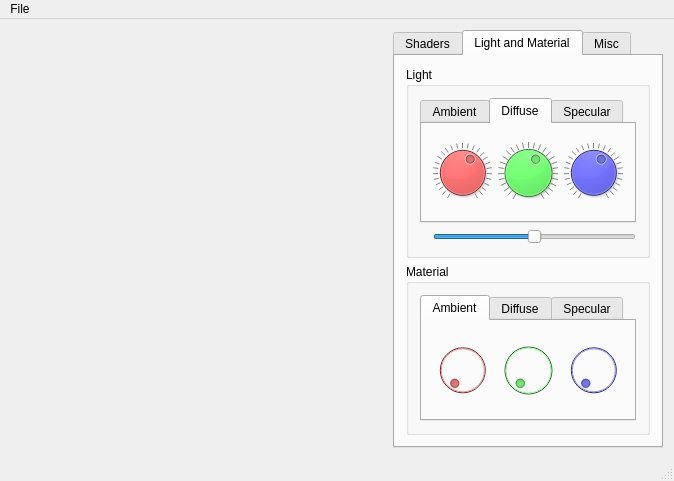
<?xml version="1.0" encoding="UTF-8"?>
<ui version="4.0">
 <class>MainWindow</class>
 <widget class="QMainWindow" name="MainWindow">
  <property name="geometry">
   <rect>
    <x>0</x>
    <y>0</y>
    <width>674</width>
    <height>481</height>
   </rect>
  </property>
  <property name="sizePolicy">
   <sizepolicy hsizetype="Preferred" vsizetype="Preferred">
    <horstretch>0</horstretch>
    <verstretch>0</verstretch>
   </sizepolicy>
  </property>
  <property name="windowTitle">
   <string>My Qt+OpenGL Project</string>
  </property>
  <widget class="QWidget" name="centralWidget">
   <property name="sizePolicy">
    <sizepolicy hsizetype="Expanding" vsizetype="Expanding">
     <horstretch>0</horstretch>
     <verstretch>0</verstretch>
    </sizepolicy>
   </property>
   <layout class="QHBoxLayout" name="horizontalLayout">
    <item>
     <widget class="GLWidget" name="widget" native="true">
      <property name="sizePolicy">
       <sizepolicy hsizetype="Expanding" vsizetype="Preferred">
        <horstretch>0</horstretch>
        <verstretch>0</verstretch>
       </sizepolicy>
      </property>
      <property name="focusPolicy">
       <enum>Qt::StrongFocus</enum>
      </property>
     </widget>
    </item>
    <item>
     <widget class="QTabWidget" name="tabWidget">
      <property name="maximumSize">
       <size>
        <width>270</width>
        <height>16777215</height>
       </size>
      </property>
      <property name="focusPolicy">
       <enum>Qt::TabFocus</enum>
      </property>
      <property name="currentIndex">
       <number>1</number>
      </property>
      <widget class="QWidget" name="tab">
       <attribute name="title">
        <string>Shaders</string>
       </attribute>
       <layout class="QVBoxLayout" name="verticalLayout_2">
        <item>
         <widget class="QComboBox" name="comboBox">
          <property name="focusPolicy">
           <enum>Qt::NoFocus</enum>
          </property>
          <item>
           <property name="text">
            <string>Gouraud</string>
           </property>
          </item>
          <item>
           <property name="text">
            <string>Phong</string>
           </property>
          </item>
          <item>
           <property name="text">
            <string>Phong + Texture</string>
           </property>
          </item>
          <item>
           <property name="text">
            <string>Phong + Normal Mapping</string>
           </property>
          </item>
         </widget>
        </item>
       </layout>
      </widget>
      <widget class="QWidget" name="tab_2">
       <attribute name="title">
        <string>Light and Material</string>
       </attribute>
       <layout class="QVBoxLayout" name="verticalLayout_3">
        <item>
         <widget class="QGroupBox" name="groupBox">
          <property name="title">
           <string>Light</string>
          </property>
          <layout class="QVBoxLayout" name="verticalLayout_4">
           <item>
            <widget class="QTabWidget" name="tabWidget_2">
             <property name="currentIndex">
              <number>1</number>
             </property>
             <widget class="QWidget" name="tab_8">
              <attribute name="title">
               <string>Ambient</string>
              </attribute>
              <layout class="QHBoxLayout" name="horizontalLayout_4">
               <item>
                <widget class="QDial" name="dial">
                 <property name="enabled">
                  <bool>false</bool>
                 </property>
                 <property name="palette">
                  <palette>
                   <active>
                    <colorrole role="Button">
                     <brush brushstyle="SolidPattern">
                      <color alpha="255">
                       <red>255</red>
                       <green>0</green>
                       <blue>0</blue>
                      </color>
                     </brush>
                    </colorrole>
                   </active>
                   <inactive>
                    <colorrole role="Button">
                     <brush brushstyle="SolidPattern">
                      <color alpha="255">
                       <red>255</red>
                       <green>0</green>
                       <blue>0</blue>
                      </color>
                     </brush>
                    </colorrole>
                   </inactive>
                   <disabled>
                    <colorrole role="Button">
                     <brush brushstyle="SolidPattern">
                      <color alpha="255">
                       <red>255</red>
                       <green>0</green>
                       <blue>0</blue>
                      </color>
                     </brush>
                    </colorrole>
                   </disabled>
                  </palette>
                 </property>
                 <property name="toolTip">
                  <string>To implement...</string>
                 </property>
                 <property name="autoFillBackground">
                  <bool>false</bool>
                 </property>
                 <property name="styleSheet">
                  <string notr="true"/>
                 </property>
                 <property name="maximum">
                  <number>255</number>
                 </property>
                </widget>
               </item>
               <item>
                <widget class="QDial" name="dial_2">
                 <property name="enabled">
                  <bool>false</bool>
                 </property>
                 <property name="palette">
                  <palette>
                   <active>
                    <colorrole role="Button">
                     <brush brushstyle="SolidPattern">
                      <color alpha="255">
                       <red>0</red>
                       <green>255</green>
                       <blue>0</blue>
                      </color>
                     </brush>
                    </colorrole>
                   </active>
                   <inactive>
                    <colorrole role="Button">
                     <brush brushstyle="SolidPattern">
                      <color alpha="255">
                       <red>0</red>
                       <green>255</green>
                       <blue>0</blue>
                      </color>
                     </brush>
                    </colorrole>
                   </inactive>
                   <disabled>
                    <colorrole role="Button">
                     <brush brushstyle="SolidPattern">
                      <color alpha="255">
                       <red>0</red>
                       <green>255</green>
                       <blue>0</blue>
                      </color>
                     </brush>
                    </colorrole>
                   </disabled>
                  </palette>
                 </property>
                 <property name="toolTip">
                  <string>To implement...</string>
                 </property>
                 <property name="maximum">
                  <number>255</number>
                 </property>
                </widget>
               </item>
               <item>
                <widget class="QDial" name="dial_3">
                 <property name="enabled">
                  <bool>false</bool>
                 </property>
                 <property name="palette">
                  <palette>
                   <active>
                    <colorrole role="Button">
                     <brush brushstyle="SolidPattern">
                      <color alpha="255">
                       <red>0</red>
                       <green>0</green>
                       <blue>255</blue>
                      </color>
                     </brush>
                    </colorrole>
                   </active>
                   <inactive>
                    <colorrole role="Button">
                     <brush brushstyle="SolidPattern">
                      <color alpha="255">
                       <red>0</red>
                       <green>0</green>
                       <blue>255</blue>
                      </color>
                     </brush>
                    </colorrole>
                   </inactive>
                   <disabled>
                    <colorrole role="Button">
                     <brush brushstyle="SolidPattern">
                      <color alpha="255">
                       <red>0</red>
                       <green>0</green>
                       <blue>255</blue>
                      </color>
                     </brush>
                    </colorrole>
                   </disabled>
                  </palette>
                 </property>
                 <property name="toolTip">
                  <string>To implement...</string>
                 </property>
                 <property name="maximum">
                  <number>255</number>
                 </property>
                </widget>
               </item>
              </layout>
             </widget>
             <widget class="QWidget" name="tab_4">
              <attribute name="title">
               <string>Diffuse</string>
              </attribute>
              <layout class="QHBoxLayout" name="horizontalLayout_6">
               <item>
                <widget class="QDial" name="dial_8">
                 <property name="palette">
                  <palette>
                   <active>
                    <colorrole role="Button">
                     <brush brushstyle="SolidPattern">
                      <color alpha="255">
                       <red>255</red>
                       <green>0</green>
                       <blue>0</blue>
                      </color>
                     </brush>
                    </colorrole>
                   </active>
                   <inactive>
                    <colorrole role="Button">
                     <brush brushstyle="SolidPattern">
                      <color alpha="255">
                       <red>255</red>
                       <green>0</green>
                       <blue>0</blue>
                      </color>
                     </brush>
                    </colorrole>
                   </inactive>
                   <disabled>
                    <colorrole role="Button">
                     <brush brushstyle="SolidPattern">
                      <color alpha="255">
                       <red>255</red>
                       <green>0</green>
                       <blue>0</blue>
                      </color>
                     </brush>
                    </colorrole>
                   </disabled>
                  </palette>
                 </property>
                 <property name="layoutDirection">
                  <enum>Qt::LeftToRight</enum>
                 </property>
                 <property name="autoFillBackground">
                  <bool>false</bool>
                 </property>
                 <property name="styleSheet">
                  <string notr="true"/>
                 </property>
                 <property name="maximum">
                  <number>255</number>
                 </property>
                 <property name="value">
                  <number>153</number>
                 </property>
                 <property name="wrapping">
                  <bool>false</bool>
                 </property>
                 <property name="notchTarget">
                  <double>10.000000000000000</double>
                 </property>
                 <property name="notchesVisible">
                  <bool>true</bool>
                 </property>
                </widget>
               </item>
               <item>
                <widget class="QDial" name="dial_9">
                 <property name="palette">
                  <palette>
                   <active>
                    <colorrole role="Button">
                     <brush brushstyle="SolidPattern">
                      <color alpha="255">
                       <red>0</red>
                       <green>255</green>
                       <blue>0</blue>
                      </color>
                     </brush>
                    </colorrole>
                   </active>
                   <inactive>
                    <colorrole role="Button">
                     <brush brushstyle="SolidPattern">
                      <color alpha="255">
                       <red>0</red>
                       <green>255</green>
                       <blue>0</blue>
                      </color>
                     </brush>
                    </colorrole>
                   </inactive>
                   <disabled>
                    <colorrole role="Button">
                     <brush brushstyle="SolidPattern">
                      <color alpha="255">
                       <red>0</red>
                       <green>255</green>
                       <blue>0</blue>
                      </color>
                     </brush>
                    </colorrole>
                   </disabled>
                  </palette>
                 </property>
                 <property name="maximum">
                  <number>255</number>
                 </property>
                 <property name="value">
                  <number>153</number>
                 </property>
                 <property name="notchTarget">
                  <double>10.000000000000000</double>
                 </property>
                 <property name="notchesVisible">
                  <bool>true</bool>
                 </property>
                </widget>
               </item>
               <item>
                <widget class="QDial" name="dial_7">
                 <property name="palette">
                  <palette>
                   <active>
                    <colorrole role="Button">
                     <brush brushstyle="SolidPattern">
                      <color alpha="255">
                       <red>0</red>
                       <green>0</green>
                       <blue>255</blue>
                      </color>
                     </brush>
                    </colorrole>
                   </active>
                   <inactive>
                    <colorrole role="Button">
                     <brush brushstyle="SolidPattern">
                      <color alpha="255">
                       <red>0</red>
                       <green>0</green>
                       <blue>255</blue>
                      </color>
                     </brush>
                    </colorrole>
                   </inactive>
                   <disabled>
                    <colorrole role="Button">
                     <brush brushstyle="SolidPattern">
                      <color alpha="255">
                       <red>0</red>
                       <green>0</green>
                       <blue>255</blue>
                      </color>
                     </brush>
                    </colorrole>
                   </disabled>
                  </palette>
                 </property>
                 <property name="maximum">
                  <number>255</number>
                 </property>
                 <property name="value">
                  <number>153</number>
                 </property>
                 <property name="notchTarget">
                  <double>10.000000000000000</double>
                 </property>
                 <property name="notchesVisible">
                  <bool>true</bool>
                 </property>
                </widget>
               </item>
              </layout>
             </widget>
             <widget class="QWidget" name="tab_5">
              <attribute name="title">
               <string>Specular</string>
              </attribute>
              <layout class="QHBoxLayout" name="horizontalLayout_7">
               <item>
                <widget class="QDial" name="dial_11">
                 <property name="enabled">
                  <bool>false</bool>
                 </property>
                 <property name="palette">
                  <palette>
                   <active>
                    <colorrole role="Button">
                     <brush brushstyle="SolidPattern">
                      <color alpha="255">
                       <red>255</red>
                       <green>0</green>
                       <blue>0</blue>
                      </color>
                     </brush>
                    </colorrole>
                   </active>
                   <inactive>
                    <colorrole role="Button">
                     <brush brushstyle="SolidPattern">
                      <color alpha="255">
                       <red>255</red>
                       <green>0</green>
                       <blue>0</blue>
                      </color>
                     </brush>
                    </colorrole>
                   </inactive>
                   <disabled>
                    <colorrole role="Button">
                     <brush brushstyle="SolidPattern">
                      <color alpha="255">
                       <red>255</red>
                       <green>0</green>
                       <blue>0</blue>
                      </color>
                     </brush>
                    </colorrole>
                   </disabled>
                  </palette>
                 </property>
                 <property name="toolTip">
                  <string>To implement...</string>
                 </property>
                 <property name="autoFillBackground">
                  <bool>false</bool>
                 </property>
                 <property name="styleSheet">
                  <string notr="true"/>
                 </property>
                 <property name="maximum">
                  <number>255</number>
                 </property>
                </widget>
               </item>
               <item>
                <widget class="QDial" name="dial_12">
                 <property name="enabled">
                  <bool>false</bool>
                 </property>
                 <property name="palette">
                  <palette>
                   <active>
                    <colorrole role="Button">
                     <brush brushstyle="SolidPattern">
                      <color alpha="255">
                       <red>0</red>
                       <green>255</green>
                       <blue>0</blue>
                      </color>
                     </brush>
                    </colorrole>
                   </active>
                   <inactive>
                    <colorrole role="Button">
                     <brush brushstyle="SolidPattern">
                      <color alpha="255">
                       <red>0</red>
                       <green>255</green>
                       <blue>0</blue>
                      </color>
                     </brush>
                    </colorrole>
                   </inactive>
                   <disabled>
                    <colorrole role="Button">
                     <brush brushstyle="SolidPattern">
                      <color alpha="255">
                       <red>0</red>
                       <green>255</green>
                       <blue>0</blue>
                      </color>
                     </brush>
                    </colorrole>
                   </disabled>
                  </palette>
                 </property>
                 <property name="toolTip">
                  <string>To implement...</string>
                 </property>
                 <property name="maximum">
                  <number>255</number>
                 </property>
                </widget>
               </item>
               <item>
                <widget class="QDial" name="dial_10">
                 <property name="enabled">
                  <bool>false</bool>
                 </property>
                 <property name="palette">
                  <palette>
                   <active>
                    <colorrole role="Button">
                     <brush brushstyle="SolidPattern">
                      <color alpha="255">
                       <red>0</red>
                       <green>0</green>
                       <blue>255</blue>
                      </color>
                     </brush>
                    </colorrole>
                   </active>
                   <inactive>
                    <colorrole role="Button">
                     <brush brushstyle="SolidPattern">
                      <color alpha="255">
                       <red>0</red>
                       <green>0</green>
                       <blue>255</blue>
                      </color>
                     </brush>
                    </colorrole>
                   </inactive>
                   <disabled>
                    <colorrole role="Button">
                     <brush brushstyle="SolidPattern">
                      <color alpha="255">
                       <red>0</red>
                       <green>0</green>
                       <blue>255</blue>
                      </color>
                     </brush>
                    </colorrole>
                   </disabled>
                  </palette>
                 </property>
                 <property name="toolTip">
                  <string>To implement...</string>
                 </property>
                 <property name="maximum">
                  <number>255</number>
                 </property>
                </widget>
               </item>
              </layout>
             </widget>
            </widget>
           </item>
           <item>
            <widget class="QWidget" name="widget_2" native="true">
             <layout class="QHBoxLayout" name="horizontalLayout_2">
              <property name="margin">
               <number>0</number>
              </property>
              <item>
               <widget class="QLabel" name="label">
                <property name="text">
                 <string/>
                </property>
                <property name="pixmap">
                 <pixmap resource="resources.qrc">:/icons/sun.png</pixmap>
                </property>
               </widget>
              </item>
              <item>
               <widget class="QSlider" name="horizontalSlider">
                <property name="minimum">
                 <number>0</number>
                </property>
                <property name="maximum">
                 <number>1000</number>
                </property>
                <property name="sliderPosition">
                 <number>500</number>
                </property>
                <property name="tracking">
                 <bool>true</bool>
                </property>
                <property name="orientation">
                 <enum>Qt::Horizontal</enum>
                </property>
               </widget>
              </item>
             </layout>
            </widget>
           </item>
          </layout>
         </widget>
        </item>
        <item>
         <widget class="QGroupBox" name="groupBox_2">
          <property name="title">
           <string>Material</string>
          </property>
          <layout class="QHBoxLayout" name="horizontalLayout_3">
           <item>
            <widget class="QTabWidget" name="tabWidget_3">
             <property name="currentIndex">
              <number>0</number>
             </property>
             <widget class="QWidget" name="tab_6">
              <attribute name="title">
               <string>Ambient</string>
              </attribute>
              <layout class="QHBoxLayout" name="horizontalLayout_5">
               <item>
                <widget class="QDial" name="dial_5">
                 <property name="enabled">
                  <bool>false</bool>
                 </property>
                 <property name="palette">
                  <palette>
                   <active>
                    <colorrole role="Button">
                     <brush brushstyle="SolidPattern">
                      <color alpha="255">
                       <red>255</red>
                       <green>0</green>
                       <blue>0</blue>
                      </color>
                     </brush>
                    </colorrole>
                   </active>
                   <inactive>
                    <colorrole role="Button">
                     <brush brushstyle="SolidPattern">
                      <color alpha="255">
                       <red>255</red>
                       <green>0</green>
                       <blue>0</blue>
                      </color>
                     </brush>
                    </colorrole>
                   </inactive>
                   <disabled>
                    <colorrole role="Button">
                     <brush brushstyle="SolidPattern">
                      <color alpha="255">
                       <red>255</red>
                       <green>0</green>
                       <blue>0</blue>
                      </color>
                     </brush>
                    </colorrole>
                   </disabled>
                  </palette>
                 </property>
                 <property name="toolTip">
                  <string>To implement...</string>
                 </property>
                 <property name="autoFillBackground">
                  <bool>false</bool>
                 </property>
                 <property name="styleSheet">
                  <string notr="true"/>
                 </property>
                 <property name="maximum">
                  <number>255</number>
                 </property>
                </widget>
               </item>
               <item>
                <widget class="QDial" name="dial_6">
                 <property name="enabled">
                  <bool>false</bool>
                 </property>
                 <property name="palette">
                  <palette>
                   <active>
                    <colorrole role="Button">
                     <brush brushstyle="SolidPattern">
                      <color alpha="255">
                       <red>0</red>
                       <green>255</green>
                       <blue>0</blue>
                      </color>
                     </brush>
                    </colorrole>
                   </active>
                   <inactive>
                    <colorrole role="Button">
                     <brush brushstyle="SolidPattern">
                      <color alpha="255">
                       <red>0</red>
                       <green>255</green>
                       <blue>0</blue>
                      </color>
                     </brush>
                    </colorrole>
                   </inactive>
                   <disabled>
                    <colorrole role="Button">
                     <brush brushstyle="SolidPattern">
                      <color alpha="255">
                       <red>0</red>
                       <green>255</green>
                       <blue>0</blue>
                      </color>
                     </brush>
                    </colorrole>
                   </disabled>
                  </palette>
                 </property>
                 <property name="toolTip">
                  <string>To implement...</string>
                 </property>
                 <property name="maximum">
                  <number>255</number>
                 </property>
                </widget>
               </item>
               <item>
                <widget class="QDial" name="dial_4">
                 <property name="enabled">
                  <bool>false</bool>
                 </property>
                 <property name="palette">
                  <palette>
                   <active>
                    <colorrole role="Button">
                     <brush brushstyle="SolidPattern">
                      <color alpha="255">
                       <red>0</red>
                       <green>0</green>
                       <blue>255</blue>
                      </color>
                     </brush>
                    </colorrole>
                   </active>
                   <inactive>
                    <colorrole role="Button">
                     <brush brushstyle="SolidPattern">
                      <color alpha="255">
                       <red>0</red>
                       <green>0</green>
                       <blue>255</blue>
                      </color>
                     </brush>
                    </colorrole>
                   </inactive>
                   <disabled>
                    <colorrole role="Button">
                     <brush brushstyle="SolidPattern">
                      <color alpha="255">
                       <red>0</red>
                       <green>0</green>
                       <blue>255</blue>
                      </color>
                     </brush>
                    </colorrole>
                   </disabled>
                  </palette>
                 </property>
                 <property name="toolTip">
                  <string>To implement...</string>
                 </property>
                 <property name="maximum">
                  <number>255</number>
                 </property>
                </widget>
               </item>
              </layout>
             </widget>
             <widget class="QWidget" name="tab_7">
              <attribute name="title">
               <string>Diffuse</string>
              </attribute>
              <layout class="QHBoxLayout" name="horizontalLayout_8">
               <item>
                <widget class="QDial" name="dial_14">
                 <property name="enabled">
                  <bool>false</bool>
                 </property>
                 <property name="palette">
                  <palette>
                   <active>
                    <colorrole role="Button">
                     <brush brushstyle="SolidPattern">
                      <color alpha="255">
                       <red>255</red>
                       <green>0</green>
                       <blue>0</blue>
                      </color>
                     </brush>
                    </colorrole>
                   </active>
                   <inactive>
                    <colorrole role="Button">
                     <brush brushstyle="SolidPattern">
                      <color alpha="255">
                       <red>255</red>
                       <green>0</green>
                       <blue>0</blue>
                      </color>
                     </brush>
                    </colorrole>
                   </inactive>
                   <disabled>
                    <colorrole role="Button">
                     <brush brushstyle="SolidPattern">
                      <color alpha="255">
                       <red>255</red>
                       <green>0</green>
                       <blue>0</blue>
                      </color>
                     </brush>
                    </colorrole>
                   </disabled>
                  </palette>
                 </property>
                 <property name="toolTip">
                  <string>To implement...</string>
                 </property>
                 <property name="autoFillBackground">
                  <bool>false</bool>
                 </property>
                 <property name="styleSheet">
                  <string notr="true"/>
                 </property>
                 <property name="maximum">
                  <number>255</number>
                 </property>
                </widget>
               </item>
               <item>
                <widget class="QDial" name="dial_15">
                 <property name="enabled">
                  <bool>false</bool>
                 </property>
                 <property name="palette">
                  <palette>
                   <active>
                    <colorrole role="Button">
                     <brush brushstyle="SolidPattern">
                      <color alpha="255">
                       <red>0</red>
                       <green>255</green>
                       <blue>0</blue>
                      </color>
                     </brush>
                    </colorrole>
                   </active>
                   <inactive>
                    <colorrole role="Button">
                     <brush brushstyle="SolidPattern">
                      <color alpha="255">
                       <red>0</red>
                       <green>255</green>
                       <blue>0</blue>
                      </color>
                     </brush>
                    </colorrole>
                   </inactive>
                   <disabled>
                    <colorrole role="Button">
                     <brush brushstyle="SolidPattern">
                      <color alpha="255">
                       <red>0</red>
                       <green>255</green>
                       <blue>0</blue>
                      </color>
                     </brush>
                    </colorrole>
                   </disabled>
                  </palette>
                 </property>
                 <property name="toolTip">
                  <string>To implement...</string>
                 </property>
                 <property name="maximum">
                  <number>255</number>
                 </property>
                </widget>
               </item>
               <item>
                <widget class="QDial" name="dial_13">
                 <property name="enabled">
                  <bool>false</bool>
                 </property>
                 <property name="palette">
                  <palette>
                   <active>
                    <colorrole role="Button">
                     <brush brushstyle="SolidPattern">
                      <color alpha="255">
                       <red>0</red>
                       <green>0</green>
                       <blue>255</blue>
                      </color>
                     </brush>
                    </colorrole>
                   </active>
                   <inactive>
                    <colorrole role="Button">
                     <brush brushstyle="SolidPattern">
                      <color alpha="255">
                       <red>0</red>
                       <green>0</green>
                       <blue>255</blue>
                      </color>
                     </brush>
                    </colorrole>
                   </inactive>
                   <disabled>
                    <colorrole role="Button">
                     <brush brushstyle="SolidPattern">
                      <color alpha="255">
                       <red>0</red>
                       <green>0</green>
                       <blue>255</blue>
                      </color>
                     </brush>
                    </colorrole>
                   </disabled>
                  </palette>
                 </property>
                 <property name="toolTip">
                  <string>To implement...</string>
                 </property>
                 <property name="maximum">
                  <number>255</number>
                 </property>
                </widget>
               </item>
              </layout>
             </widget>
             <widget class="QWidget" name="tab_9">
              <attribute name="title">
               <string>Specular</string>
              </attribute>
              <layout class="QHBoxLayout" name="horizontalLayout_9">
               <item>
                <widget class="QDial" name="dial_17">
                 <property name="enabled">
                  <bool>false</bool>
                 </property>
                 <property name="palette">
                  <palette>
                   <active>
                    <colorrole role="Button">
                     <brush brushstyle="SolidPattern">
                      <color alpha="255">
                       <red>255</red>
                       <green>0</green>
                       <blue>0</blue>
                      </color>
                     </brush>
                    </colorrole>
                   </active>
                   <inactive>
                    <colorrole role="Button">
                     <brush brushstyle="SolidPattern">
                      <color alpha="255">
                       <red>255</red>
                       <green>0</green>
                       <blue>0</blue>
                      </color>
                     </brush>
                    </colorrole>
                   </inactive>
                   <disabled>
                    <colorrole role="Button">
                     <brush brushstyle="SolidPattern">
                      <color alpha="255">
                       <red>255</red>
                       <green>0</green>
                       <blue>0</blue>
                      </color>
                     </brush>
                    </colorrole>
                   </disabled>
                  </palette>
                 </property>
                 <property name="toolTip">
                  <string>To implement...</string>
                 </property>
                 <property name="autoFillBackground">
                  <bool>false</bool>
                 </property>
                 <property name="styleSheet">
                  <string notr="true"/>
                 </property>
                 <property name="maximum">
                  <number>255</number>
                 </property>
                </widget>
               </item>
               <item>
                <widget class="QDial" name="dial_18">
                 <property name="enabled">
                  <bool>false</bool>
                 </property>
                 <property name="palette">
                  <palette>
                   <active>
                    <colorrole role="Button">
                     <brush brushstyle="SolidPattern">
                      <color alpha="255">
                       <red>0</red>
                       <green>255</green>
                       <blue>0</blue>
                      </color>
                     </brush>
                    </colorrole>
                   </active>
                   <inactive>
                    <colorrole role="Button">
                     <brush brushstyle="SolidPattern">
                      <color alpha="255">
                       <red>0</red>
                       <green>255</green>
                       <blue>0</blue>
                      </color>
                     </brush>
                    </colorrole>
                   </inactive>
                   <disabled>
                    <colorrole role="Button">
                     <brush brushstyle="SolidPattern">
                      <color alpha="255">
                       <red>0</red>
                       <green>255</green>
                       <blue>0</blue>
                      </color>
                     </brush>
                    </colorrole>
                   </disabled>
                  </palette>
                 </property>
                 <property name="toolTip">
                  <string>To implement...</string>
                 </property>
                 <property name="maximum">
                  <number>255</number>
                 </property>
                </widget>
               </item>
               <item>
                <widget class="QDial" name="dial_16">
                 <property name="enabled">
                  <bool>false</bool>
                 </property>
                 <property name="palette">
                  <palette>
                   <active>
                    <colorrole role="Button">
                     <brush brushstyle="SolidPattern">
                      <color alpha="255">
                       <red>0</red>
                       <green>0</green>
                       <blue>255</blue>
                      </color>
                     </brush>
                    </colorrole>
                   </active>
                   <inactive>
                    <colorrole role="Button">
                     <brush brushstyle="SolidPattern">
                      <color alpha="255">
                       <red>0</red>
                       <green>0</green>
                       <blue>255</blue>
                      </color>
                     </brush>
                    </colorrole>
                   </inactive>
                   <disabled>
                    <colorrole role="Button">
                     <brush brushstyle="SolidPattern">
                      <color alpha="255">
                       <red>0</red>
                       <green>0</green>
                       <blue>255</blue>
                      </color>
                     </brush>
                    </colorrole>
                   </disabled>
                  </palette>
                 </property>
                 <property name="toolTip">
                  <string>To implement...</string>
                 </property>
                 <property name="maximum">
                  <number>255</number>
                 </property>
                </widget>
               </item>
              </layout>
             </widget>
            </widget>
           </item>
          </layout>
         </widget>
        </item>
       </layout>
      </widget>
      <widget class="QWidget" name="tab_3">
       <attribute name="title">
        <string>Misc</string>
       </attribute>
       <layout class="QVBoxLayout" name="verticalLayout">
        <item>
         <widget class="QCheckBox" name="checkBox">
          <property name="text">
           <string>Show Text Info</string>
          </property>
          <property name="checked">
           <bool>true</bool>
          </property>
         </widget>
        </item>
        <item>
         <widget class="QPushButton" name="pushButton">
          <property name="text">
           <string>Set Background Color ...</string>
          </property>
         </widget>
        </item>
        <item>
         <widget class="QPushButton" name="pushButton_2">
          <property name="text">
           <string>Take Screenshot ...</string>
          </property>
         </widget>
        </item>
       </layout>
      </widget>
     </widget>
    </item>
   </layout>
  </widget>
  <widget class="QMenuBar" name="menuBar">
   <property name="geometry">
    <rect>
     <x>0</x>
     <y>0</y>
     <width>674</width>
     <height>25</height>
    </rect>
   </property>
   <widget class="QMenu" name="menuFile">
    <property name="title">
     <string>File</string>
    </property>
    <addaction name="actionOpen"/>
    <addaction name="separator"/>
    <addaction name="actionExit"/>
   </widget>
   <addaction name="menuFile"/>
  </widget>
  <widget class="QStatusBar" name="statusBar"/>
  <action name="actionOpen">
   <property name="text">
    <string>Open</string>
   </property>
  </action>
  <action name="actionExit">
   <property name="text">
    <string>Exit</string>
   </property>
  </action>
 </widget>
 <layoutdefault spacing="6" margin="11"/>
 <customwidgets>
  <customwidget>
   <class>GLWidget</class>
   <extends>QWidget</extends>
   <header>glwidget.h</header>
   <container>1</container>
   <slots>
    <signal>statusBarMessage(QString)</signal>
    <signal>currentShaderChanged(int)</signal>
    <slot>toggleBackgroundColor(bool)</slot>
    <slot>showFileOpenDialog()</slot>
    <slot>takeScreenshot()</slot>
    <slot>setBackgroundColor()</slot>
    <slot>setDisplayInfo(bool)</slot>
    <slot>setCurrentShader(int)</slot>
    <slot>setShininess(int)</slot>
    <slot>setLightDiffuseRed(int)</slot>
    <slot>setLightDiffuseGreen(int)</slot>
    <slot>setLightDiffuseBlue(int)</slot>
   </slots>
  </customwidget>
 </customwidgets>
 <resources>
  <include location="resources.qrc"/>
 </resources>
 <connections>
  <connection>
   <sender>actionOpen</sender>
   <signal>triggered()</signal>
   <receiver>widget</receiver>
   <slot>showFileOpenDialog()</slot>
   <hints>
    <hint type="sourcelabel">
     <x>-1</x>
     <y>-1</y>
    </hint>
    <hint type="destinationlabel">
     <x>239</x>
     <y>217</y>
    </hint>
   </hints>
  </connection>
  <connection>
   <sender>actionExit</sender>
   <signal>triggered()</signal>
   <receiver>MainWindow</receiver>
   <slot>close()</slot>
   <hints>
    <hint type="sourcelabel">
     <x>-1</x>
     <y>-1</y>
    </hint>
    <hint type="destinationlabel">
     <x>239</x>
     <y>239</y>
    </hint>
   </hints>
  </connection>
  <connection>
   <sender>pushButton_2</sender>
   <signal>clicked()</signal>
   <receiver>widget</receiver>
   <slot>takeScreenshot()</slot>
   <hints>
    <hint type="sourcelabel">
     <x>653</x>
     <y>368</y>
    </hint>
    <hint type="destinationlabel">
     <x>362</x>
     <y>307</y>
    </hint>
   </hints>
  </connection>
  <connection>
   <sender>pushButton</sender>
   <signal>clicked()</signal>
   <receiver>widget</receiver>
   <slot>setBackgroundColor()</slot>
   <hints>
    <hint type="sourcelabel">
     <x>653</x>
     <y>266</y>
    </hint>
    <hint type="destinationlabel">
     <x>381</x>
     <y>206</y>
    </hint>
   </hints>
  </connection>
  <connection>
   <sender>checkBox</sender>
   <signal>clicked(bool)</signal>
   <receiver>widget</receiver>
   <slot>setDisplayInfo(bool)</slot>
   <hints>
    <hint type="sourcelabel">
     <x>653</x>
     <y>164</y>
    </hint>
    <hint type="destinationlabel">
     <x>305</x>
     <y>145</y>
    </hint>
   </hints>
  </connection>
  <connection>
   <sender>comboBox</sender>
   <signal>currentIndexChanged(int)</signal>
   <receiver>widget</receiver>
   <slot>setCurrentShader(int)</slot>
   <hints>
    <hint type="sourcelabel">
     <x>653</x>
     <y>269</y>
    </hint>
    <hint type="destinationlabel">
     <x>377</x>
     <y>217</y>
    </hint>
   </hints>
  </connection>
  <connection>
   <sender>widget</sender>
   <signal>currentShaderChanged(int)</signal>
   <receiver>comboBox</receiver>
   <slot>setCurrentIndex(int)</slot>
   <hints>
    <hint type="sourcelabel">
     <x>205</x>
     <y>241</y>
    </hint>
    <hint type="destinationlabel">
     <x>653</x>
     <y>269</y>
    </hint>
   </hints>
  </connection>
  <connection>
   <sender>widget</sender>
   <signal>statusBarMessage(QString)</signal>
   <receiver>statusBar</receiver>
   <slot>showMessage(QString)</slot>
   <hints>
    <hint type="sourcelabel">
     <x>231</x>
     <y>358</y>
    </hint>
    <hint type="destinationlabel">
     <x>230</x>
     <y>468</y>
    </hint>
   </hints>
  </connection>
  <connection>
   <sender>horizontalSlider</sender>
   <signal>valueChanged(int)</signal>
   <receiver>widget</receiver>
   <slot>setShininess(int)</slot>
   <hints>
    <hint type="sourcelabel">
     <x>545</x>
     <y>247</y>
    </hint>
    <hint type="destinationlabel">
     <x>374</x>
     <y>244</y>
    </hint>
   </hints>
  </connection>
  <connection>
   <sender>dial_8</sender>
   <signal>valueChanged(int)</signal>
   <receiver>widget</receiver>
   <slot>setLightDiffuseRed(int)</slot>
   <hints>
    <hint type="sourcelabel">
     <x>465</x>
     <y>177</y>
    </hint>
    <hint type="destinationlabel">
     <x>256</x>
     <y>171</y>
    </hint>
   </hints>
  </connection>
  <connection>
   <sender>dial_9</sender>
   <signal>valueChanged(int)</signal>
   <receiver>widget</receiver>
   <slot>setLightDiffuseGreen(int)</slot>
   <hints>
    <hint type="sourcelabel">
     <x>534</x>
     <y>199</y>
    </hint>
    <hint type="destinationlabel">
     <x>241</x>
     <y>187</y>
    </hint>
   </hints>
  </connection>
  <connection>
   <sender>dial_7</sender>
   <signal>valueChanged(int)</signal>
   <receiver>widget</receiver>
   <slot>setLightDiffuseBlue(int)</slot>
   <hints>
    <hint type="sourcelabel">
     <x>608</x>
     <y>198</y>
    </hint>
    <hint type="destinationlabel">
     <x>353</x>
     <y>205</y>
    </hint>
   </hints>
  </connection>
 </connections>
</ui>
